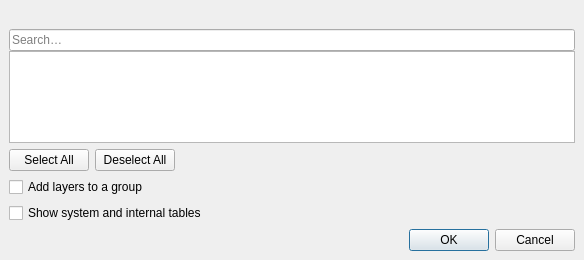
<?xml version="1.0" encoding="UTF-8"?>
<ui version="4.0">
 <class>QgsProviderSublayersDialogBase</class>
 <widget class="QDialog" name="QgsProviderSublayersDialogBase">
  <property name="geometry">
   <rect>
    <x>0</x>
    <y>0</y>
    <width>584</width>
    <height>260</height>
   </rect>
  </property>
  <property name="windowTitle">
   <string>Select Layers to Load</string>
  </property>
  <layout class="QGridLayout">
   <property name="leftMargin">
    <number>9</number>
   </property>
   <property name="topMargin">
    <number>9</number>
   </property>
   <property name="rightMargin">
    <number>9</number>
   </property>
   <property name="bottomMargin">
    <number>9</number>
   </property>
   <property name="spacing">
    <number>6</number>
   </property>
   <item row="7" column="0">
    <widget class="QDialogButtonBox" name="mButtonBox">
     <property name="orientation">
      <enum>Qt::Horizontal</enum>
     </property>
     <property name="standardButtons">
      <set>QDialogButtonBox::Cancel|QDialogButtonBox::Ok</set>
     </property>
    </widget>
   </item>
   <item row="4" column="0">
    <layout class="QHBoxLayout" name="horizontalLayout">
     <item>
      <widget class="QPushButton" name="mBtnSelectAll">
       <property name="text">
        <string>Select All</string>
       </property>
      </widget>
     </item>
     <item>
      <widget class="QPushButton" name="mBtnDeselectAll">
       <property name="text">
        <string>Deselect All</string>
       </property>
      </widget>
     </item>
     <item>
      <spacer name="horizontalSpacer">
       <property name="orientation">
        <enum>Qt::Horizontal</enum>
       </property>
       <property name="sizeHint" stdset="0">
        <size>
         <width>40</width>
         <height>20</height>
        </size>
       </property>
      </spacer>
     </item>
    </layout>
   </item>
   <item row="0" column="0">
    <widget class="QLabel" name="mLblFilePath">
     <property name="toolTip">
      <string>Current file source</string>
     </property>
     <property name="wordWrap">
      <bool>true</bool>
     </property>
     <property name="textInteractionFlags">
      <set>Qt::TextSelectableByMouse</set>
     </property>
    </widget>
   </item>
   <item row="6" column="0">
    <widget class="QCheckBox" name="mCheckShowSystem">
     <property name="text">
      <string>Show system and internal tables</string>
     </property>
    </widget>
   </item>
   <item row="2" column="0">
    <layout class="QVBoxLayout" name="verticalLayout">
     <property name="spacing">
      <number>0</number>
     </property>
     <property name="bottomMargin">
      <number>0</number>
     </property>
     <item>
      <widget class="QgsFilterLineEdit" name="mSearchLineEdit">
       <property name="placeholderText">
        <string>Search…</string>
       </property>
      </widget>
     </item>
     <item>
      <widget class="QTreeView" name="mLayersTree">
       <property name="selectionMode">
        <enum>QAbstractItemView::ExtendedSelection</enum>
       </property>
       <property name="selectionBehavior">
        <enum>QAbstractItemView::SelectRows</enum>
       </property>
       <property name="sortingEnabled">
        <bool>true</bool>
       </property>
      </widget>
     </item>
    </layout>
   </item>
   <item row="5" column="0">
    <widget class="QCheckBox" name="mCbxAddToGroup">
     <property name="text">
      <string>Add layers to a group</string>
     </property>
    </widget>
   </item>
  </layout>
 </widget>
 <layoutdefault spacing="6" margin="11"/>
 <customwidgets>
  <customwidget>
   <class>QgsFilterLineEdit</class>
   <extends>QLineEdit</extends>
   <header>qgsfilterlineedit.h</header>
  </customwidget>
 </customwidgets>
 <tabstops>
  <tabstop>mSearchLineEdit</tabstop>
  <tabstop>mLayersTree</tabstop>
  <tabstop>mBtnSelectAll</tabstop>
  <tabstop>mBtnDeselectAll</tabstop>
  <tabstop>mCbxAddToGroup</tabstop>
  <tabstop>mCheckShowSystem</tabstop>
 </tabstops>
 <resources/>
 <connections/>
</ui>
